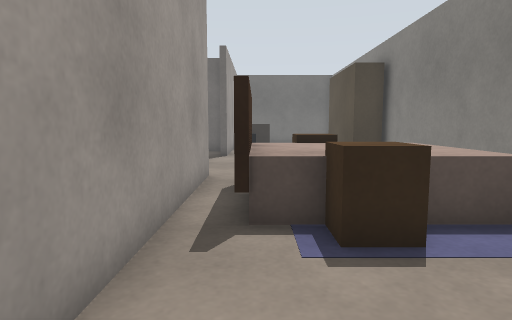
View 1 (above)

24 first-person views from a walk through a robot-simulator world made for Gazebo. The camera is 0.72 m above the floor, tilts 6° down and sees 75° across. The floor is counted in squares, 0.5 m on a side. Each view is taken from the middle of a square. On the plan, view 1 faces up. The plan holds only what a view shows up to about 15 squares ahead; the rest is blank. The place goes on beyond the plan.

View 2
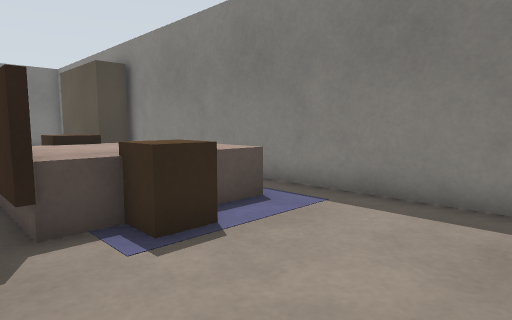

View 3
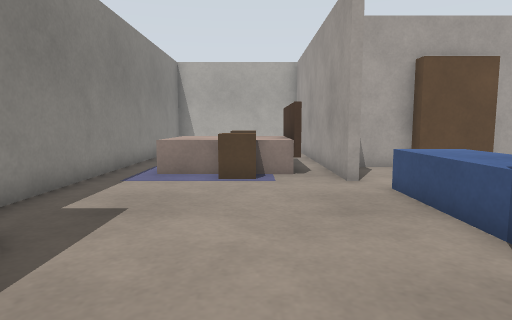

View 4
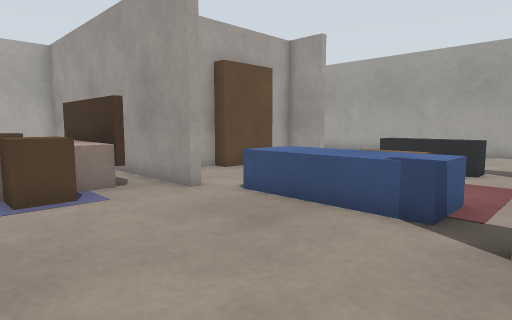

View 5
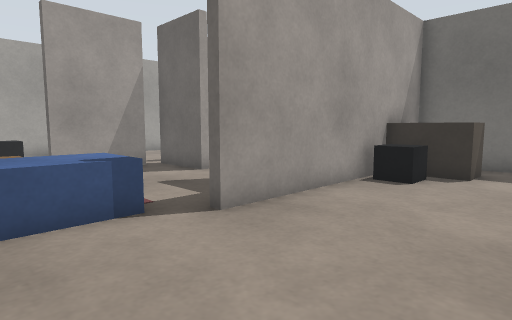

View 6
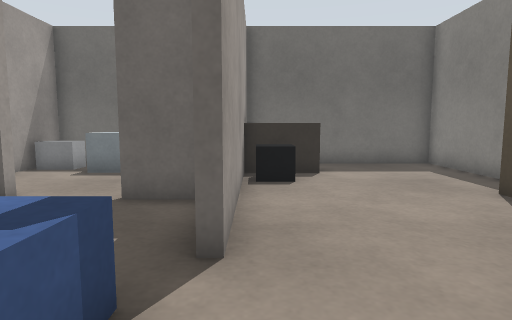

View 7
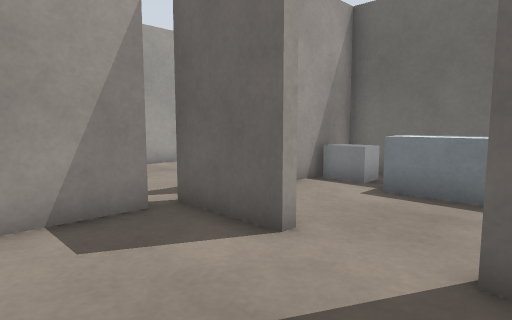

View 8
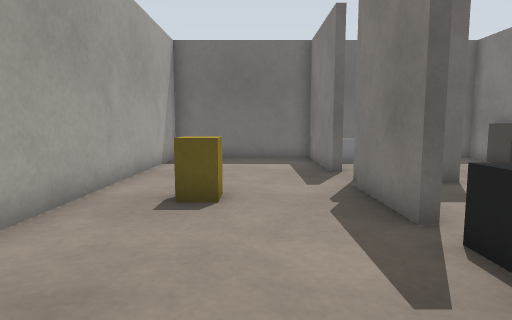

View 9
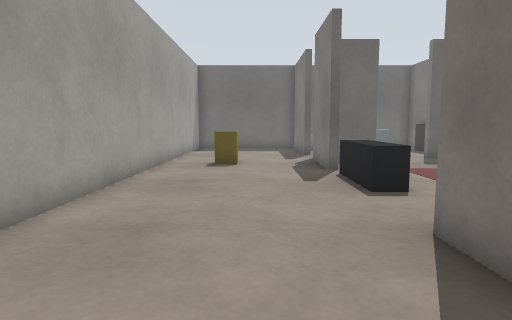

View 10
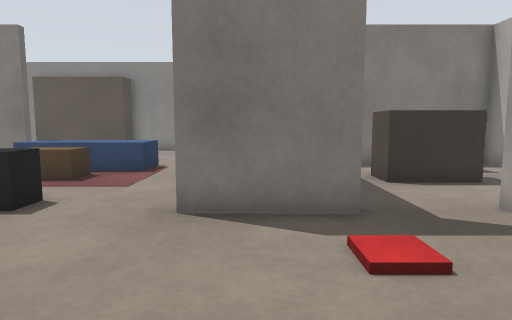

View 11
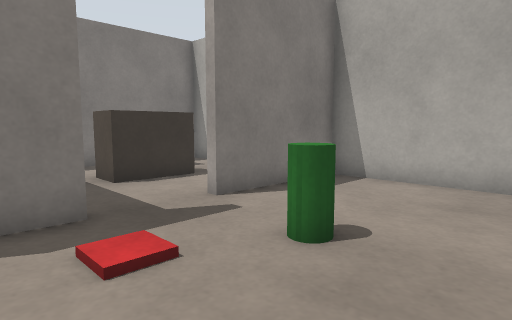

View 12
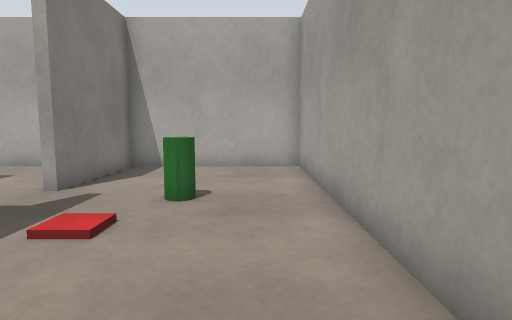

View 13
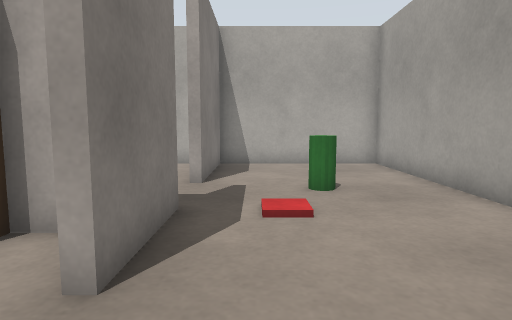

View 14
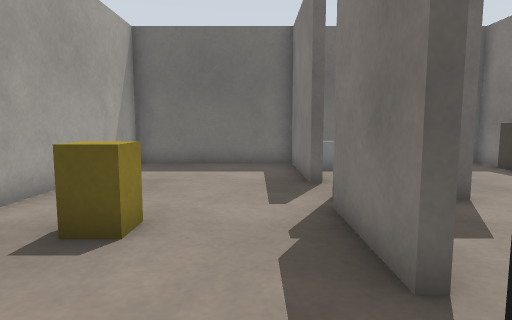

View 15
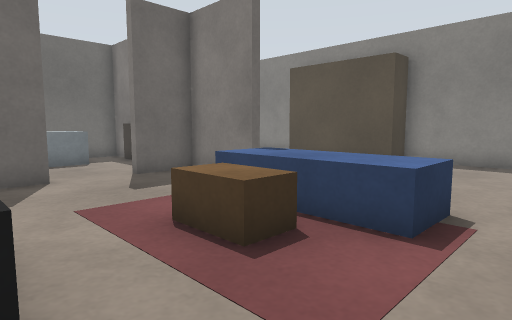

View 16
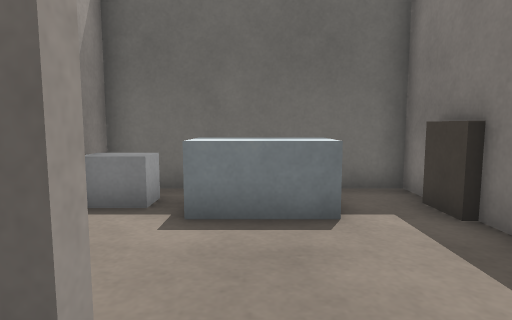

View 17
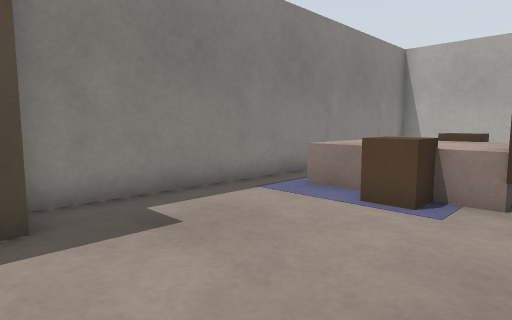

View 18
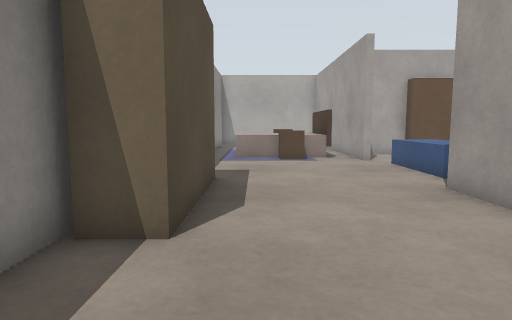

View 19
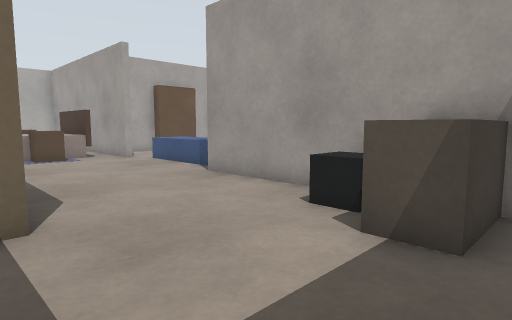

View 20
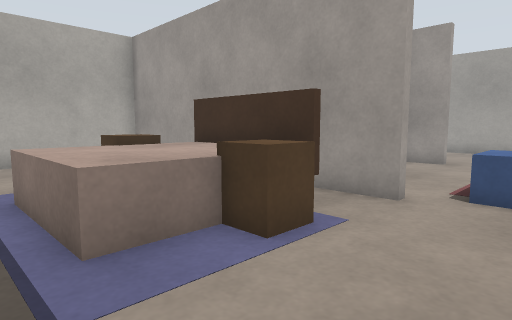

View 21
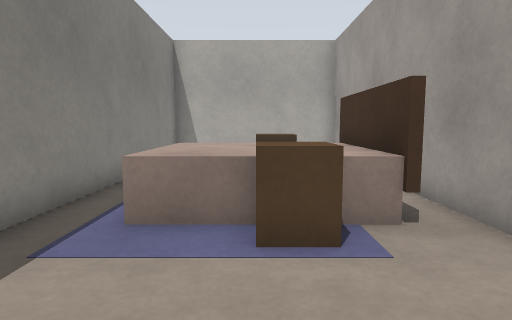

View 22
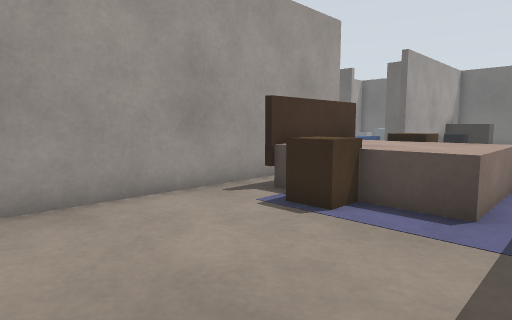

View 23
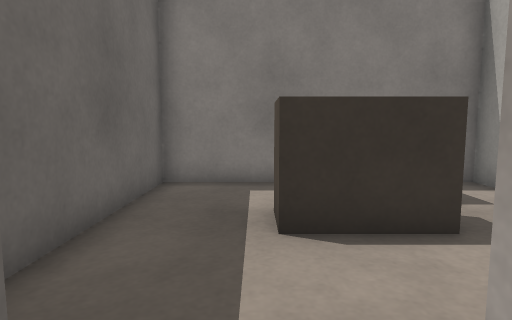

View 24
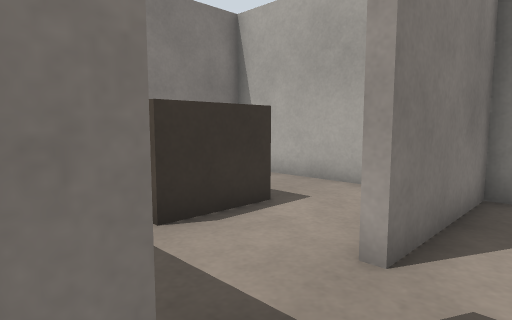

### Floor plan
Points are (right, up) in squares from view 1. A wall is a line through its corners. A room is listed if a view was taken in it or the views show most of it. See-through windows are left out.
Room 1 (views 1, 2, 3, 4, 5, 6, 7, 8, 9, 10, 11, 12, 13, 14, 15, 16, 17, 18, 19, 20, 21, 22, 23, 24)
walls: (-1.8, 9.5) (-1.4, 9.5) (-1.4, 2.4); (-6.8, 7.2) (-4.3, 7.2) (-4.3, 6.7) (-2.5, 6.7); (-5.8, 18.4) (-8.4, 18.4) (-8.4, 18.8); (-8.3, 17.8) (-8.3, 14.7) (-8.7, 14.7) (-8.7, 17.8); (-8.7, 5.2) (-8.7, 8.3) (-8.3, 8.3) (-8.3, 6.7) (-6.6, 6.7); (-1.4, 20.4) (-1.4, 15.5) (-1.6, 15.5) (-1.6, 18.4) (-3.6, 18.4); (-8.2, 20.2) (-8.7, 20.2) (-8.7, 24.5) (-14.5, 24.5) (-14.5, -1.5) (-8.7, -1.5) (-8.7, 2.8); (5.5, 18.5) (5.5, 24.5) (-1.4, 24.5) (-1.4, 23.6); (-1.4, 0.6) (-1.4, -1.5) (5.5, -1.5) (5.5, 14.8); (-1.6, 24.5) (-2.6, 24.5)
low walls: (-0.1, 8.5) (-0.1, 7.4); (-0.1, 5.6) (-0.1, 4.5); (-0.3, 4.5) (-0.3, 5.5)
ways out: opening at (-9, 4) to room 2; opening at (-9, 19.5) to room 3; opening at (-4.5, 18) to room 3
objects: green cylinder (-12, 3) to (-11, 4); yellow box (-12, 16) to (-12, 17); TV cabinet (-8, 11) to (-8, 14); brown box (-5, 12) to (-5, 13); blue box (-3, 11) to (-2, 14); brown box (-2, 22) to (1, 23); black box (-1, 21) to (0, 21); brown box (0, 5) to (4, 8); brown box (1, 4) to (2, 5); brown box (1, 8) to (2, 9); wardrobe (4, 14) to (5, 19)
Room 2 (no view inside)
walls: (-8.7, 2.8) (-8.2, 2.8); (-7.5, -1.5) (-1.6, -1.5) (-1.6, 0.6); (-1.6, 2.5) (-1.6, 6.3) (-7.1, 6.3)
ways out: opening at (-9, 4) to room 1
objects: brown box (-5, 2) to (-5, 3)
Room 3 (no view inside)
walls: (-5.8, 18.8) (-5.8, 18.4); (-2.6, 24.5) (-8.3, 24.5) (-8.3, 20.5); (-3.6, 18.4) (-3.6, 18.8); (-1.6, 23.4) (-1.6, 24.5)
ways out: opening at (-9, 19.5) to room 1; opening at (-4.5, 18) to room 1
objects: white box (-8, 23) to (-7, 23); white box (-6, 22) to (-4, 23)

Where each view was taken, in squares from view 1:
view 1: 0 up, 0 right, facing up
view 2: 0 up, 1 left, facing up-right
view 3: 18 up, 1 right, facing down
view 4: 16 up, 3 right, facing down-left
view 5: 12 up, 3 right, facing up-left
view 6: 12 up, 1 left, facing up
view 7: 15 up, 3 left, facing up-left
view 8: 10 up, 11 left, facing up
view 9: 4 up, 11 left, facing up
view 10: 7 up, 14 left, facing right
view 11: 7 up, 14 left, facing down-right
view 12: 10 up, 13 left, facing down
view 13: 11 up, 10 left, facing down
view 14: 12 up, 10 left, facing up
view 15: 9 up, 8 left, facing up-right
view 16: 17 up, 5 left, facing up
view 17: 15 up, 1 left, facing down-right
view 18: 23 up, 3 right, facing down
view 19: 24 up, 5 right, facing down-left
view 20: 12 up, 5 right, facing down-left
view 21: 13 up, 2 right, facing down
view 22: 1 down, 5 right, facing up-left
view 23: 4 up, 10 left, facing right
view 24: 6 up, 10 left, facing down-right
